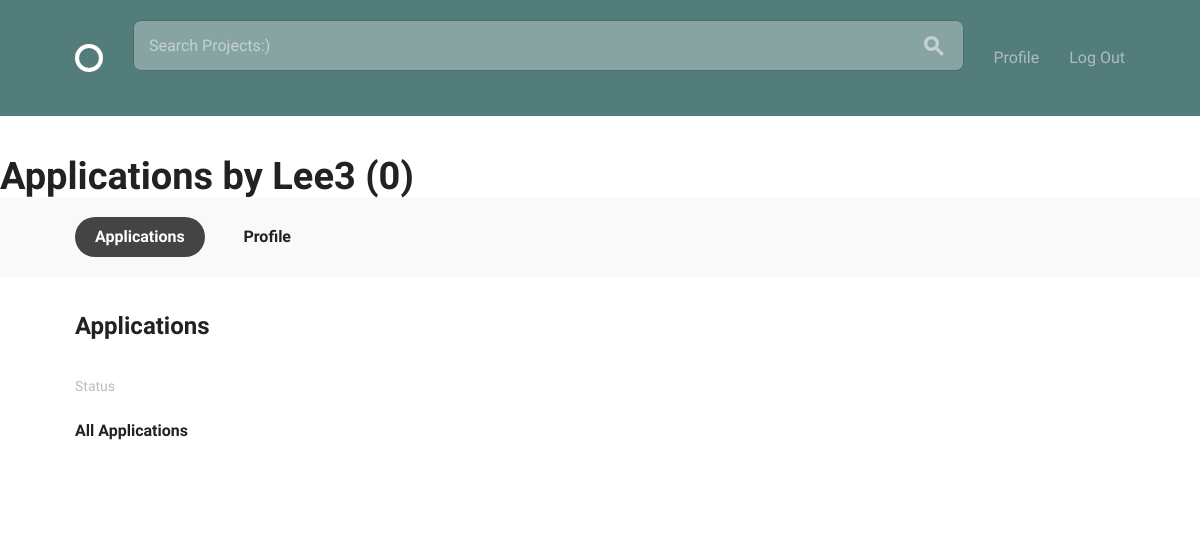
The app's page /projects/applications/user/1/ (signed in), older data.
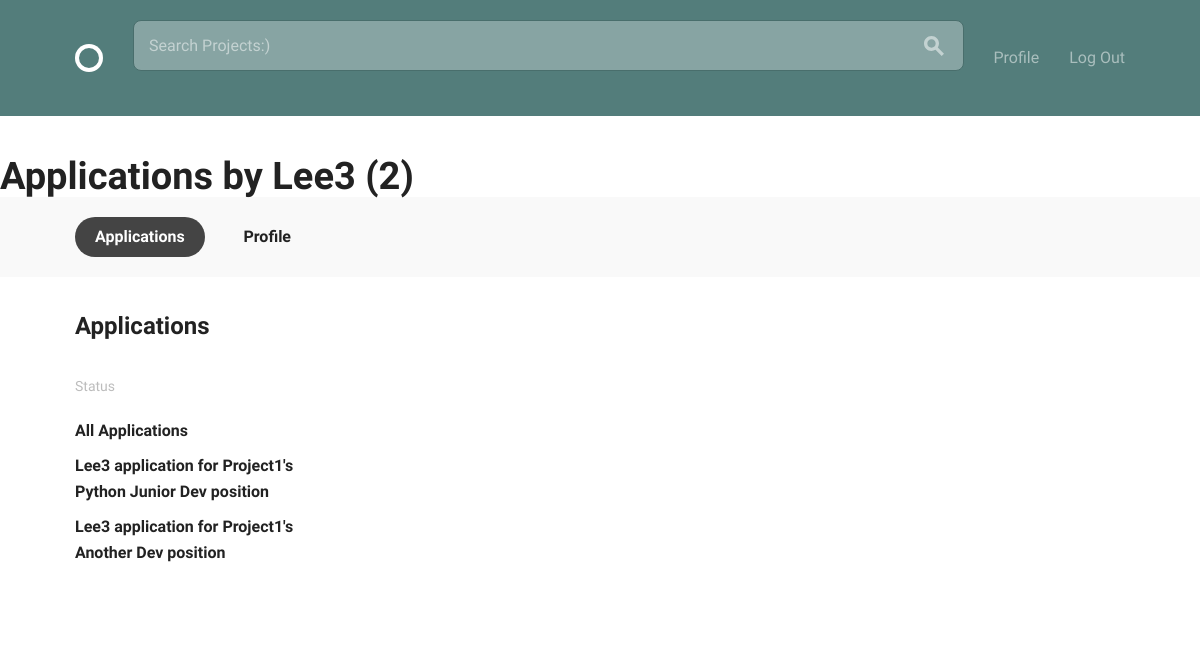
The same page, newer data.
### projects/models.py (models this page shows, shortened)
class Application(models.Model):
    STATUS = (
        ('ACC', 'Accepted'),
        ('DEC', 'Declined'),
        ('AWA', 'Awaiting')
    )
    applicant = models.ForeignKey(
        settings.AUTH_USER_MODEL,
        on_delete=models.CASCADE,
        related_name='applicants'
    )
    project = models.ForeignKey(
        Project,
        on_delete=models.CASCADE,
        related_name='applied_project'
    )
    position = models.ForeignKey(
        Position,
        on_delete=models.CASCADE,
        related_name='applied_position'
    )
    status = models.CharField(
        choices=STATUS,
        max_length=3, default='ACC'
    )
    date_applied = models.DateTimeField(default=timezone.now)
    class Meta:
        ordering = ['-date_applied']
        unique_together = ('applicant', 'position', 'project')
    def __str__(self):
        return '{} application for {}\'s {} position'.format(self.applicant, self.project, self.position )

class Project(models.Model):
    title = models.CharField(max_length=100, unique=True)
    content = models.TextField()
    date_posted = models.DateTimeField(default=timezone.now)
    author = models.ForeignKey(
        settings.AUTH_USER_MODEL,
        on_delete=models.CASCADE,
    )
    position = models.ManyToManyField(
        'Position',
        blank=True,
        related_name='projects')
    project_status = models.BooleanField(default=False)
    def __str__(self):
        return self.title
    class Meta:
        ordering = ['-date_posted']

class Position(models.Model):
    title = models.CharField(max_length=100, unique=True)
    project = models.ForeignKey(
        Project,
        on_delete=models.CASCADE,
        related_name='positions'
        )
    content = models.TextField()
    date_posted = models.DateTimeField(default=timezone.now)
    position_status = models.BooleanField(default=False)
    skills = models.ManyToManyField(
        'accounts.Skill',
        blank=True)
    def __str__(self):
        return self.title
    class Meta:
        ordering = ['-date_posted']

### accounts/models.py (models this page shows, shortened)
class User(AbstractBaseUser, PermissionsMixin):
    email = models.EmailField(unique=True)
    username = models.CharField(max_length=40, unique=True)
    display_name = models.CharField(max_length=140)
    bio = models.CharField(max_length=140, blank=True, default='')
    date_joined = models.DateTimeField(auto_now_add=True)
    is_active = models.BooleanField(default=True)
    is_staff = models.BooleanField(default=False)
    avatar = models.ImageField(default='default.png', upload_to='profile_pics')
    skills = models.ManyToManyField('Skill')
    re_applications = models.ManyToManyField('projects.Application')
    objects = UserManager()
    USERNAME_FIELD = 'email'
    REQUIRED_FIELDS = ['display_name', 'username']
    def __str__(self):
        return self.username

### projects/views.py (the view)
# urls.py: path('applications/user/<pk>/', UserApplicationListView.as_view(), name='user_list_applications'),
class UserApplicationListView(generic.ListView):
    model = Application
    template_name = 'user_applications.html'
    context_object_name = 'applications'
    paginate_by = 3
    def get_queryset(self):
        user = self.request.user
        return Application.objects.filter(applicant=user).order_by('-date_applied')

### projects/templates/user_applications.html (shortened to what this page needs)
{% extends 'layout.html' %}
{% block content %}
<h1>Applications by {{ user }} ({{ page_obj.paginator.count }})</h1>
  <div class="circle--actions--bar">
    <nav class="bounds">
      <ul class="circle--pill--list">
        <li><a class="selected" href="applications.html">Applications</a></li>
        <li><a href="{% url 'accounts:profile' %}">Profile</a></li>
      </ul>
    </nav>
  </div>
  <div class="bounds circle--page">
    <div class="circle--page--header grid-100">
      <h2>Applications</h2>
    </div>
    <div class="grid-25">
      <div class="circle--filter circle--secondary--module">
        <h4>Status</h4>
        <ul class="circle--filter--list">
          <li><a class="selected">All Applications</a></li>
          {% for object in applications %}
          <li><a class="selected" >{{ object }}</a></li>
          {% endfor %}
        </ul>
      </div>
  {% endblock %}

Row changes from the older to the newer data that the page shows:
added Application: applicant+project+position "Lee3 application for Project1's Python Junior Dev position"
added Application: applicant+project+position "Lee3 application for Project1's Another Dev position"
Text that changed along with them:
{{ page_obj.paginator.count }}: "0" → "2"
